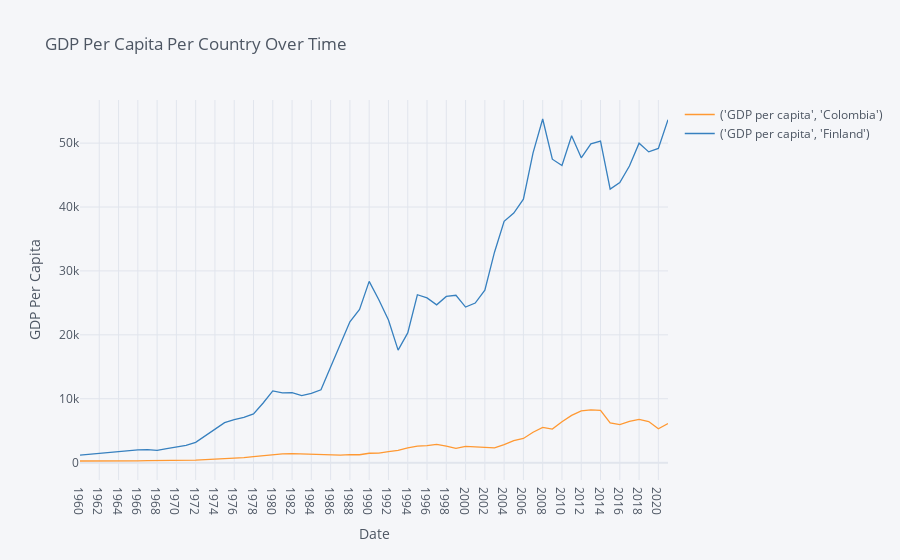

Write notebook code for a chart like this one.
### Markdown cell above
#### 1. We created an interactive plot that takes in a list of countries and compares their GDP per capita from 1960 to 2020.

### Code cell
#GDP per capital by country
GDP_indicators = {"NY.GDP.PCAP.CD": "GDP per capita"}
GDP_data = wbdata.get_dataframe(GDP_indicators, 
                                country = ['FIN', 'COL']).sort_values('date', ascending = True)
GDP_data = GDP_data.unstack('country')
GDP_data.head()
GDP_data.iplot(xTitle="Date",
               yTitle="GDP Per Capita",
               title="GDP Per Capita Per Country Over Time")

### Figure 1 — Plotly figure (JSON) as saved in the notebook; plotly's stock layout.template omitted (floating-point values rounded to 4 significant figures)
{"data": [{"line": {"color": "rgba(255, 153, 51, 1.0)", "dash": "solid", "shape": "linear", "width": 1.3}, "mode": "lines", "name": "('GDP per capita', 'Colombia')", "text": "", "type": "scatter", "x": ["1960", "1961", "1962", "1963", "1964", "1965", "1966", "1967", "1968", "1969", "1970", "1971", "1972", "1973", "1974", "1975", "1976", "1977", "1978", "1979", "1980", "1981", "1982", "1983", "1984", "1985", "1986", "1987", "1988", "1989", "1990", "1991", "1992", "1993", "1994", "1995", "1996", "1997", "1998", "1999", "2000", "2001", "2002", "2003", "2004", "2005", "2006", "2007", "2008", "2009", "2010", "2011", "2012", "2013", "2014", "2015", "2016", "2017", "2018", "2019", "2020", "2021"], "y": [257.0, 280.6, 296.9, 281.0, 336.7, 315.2, 288.6, 301.1, 299.9, 316.3, 344.3, 365.3, 396.0, 460.6, 540.2, 559.7, 641.6, 796.6, 930.4, 1092.0, 1276.0, 1358.0, 1422.0, 1381.0, 1333.0, 1190.0, 1166.0, 1189.0, 1255.0, 1239.0, 1468.0, 1478.0, 1721.0, 1920.0, 2315.0, 2572.0, 2652.0, 2860.0, 2594.0, 2234.0, 2547.0, 2465.0, 2422.0, 2305.0, 2811.0, 3449.0, 3779.0, 4761.0, 5527.0, 5244.0, 6394.0, 7392.0, 8102.0, 8264.0, 8165.0, 6228.0, 5938.0, 6450.0, 6782.0, 6438.0, 5307.0, 6104.0]}, {"line": {"color": "rgba(55, 128, 191, 1.0)", "dash": "solid", "shape": "linear", "width": 1.3}, "mode": "lines", "name": "('GDP per capita', 'Finland')", "text": "", "type": "scatter", "x": ["1960", "1961", "1962", "1963", "1964", "1965", "1966", "1967", "1968", "1969", "1970", "1971", "1972", "1973", "1974", "1975", "1976", "1977", "1978", "1979", "1980", "1981", "1982", "1983", "1984", "1985", "1986", "1987", "1988", "1989", "1990", "1991", "1992", "1993", "1994", "1995", "1996", "1997", "1998", "1999", "2000", "2001", "2002", "2003", "2004", "2005", "2006", "2007", "2008", "2009", "2010", "2011", "2012", "2013", "2014", "2015", "2016", "2017", "2018", "2019", "2020", "2021"], "y": [1179.0, 1327.0, 1412.0, 1522.0, 1708.0, 1882.0, 2010.0, 2034.0, 1907.0, 2178.0, 2466.0, 2716.0, 3178.0, 4173.0, 5298.0, 6256.0, 6740.0, 7069.0, 7629.0, 9332.0, 11220.0, 10930.0, 10940.0, 10500.0, 10830.0, 11400.0, 14950.0, 18570.0, 22050.0, 23970.0, 28360.0, 25480.0, 22320.0, 17610.0, 20300.0, 26270.0, 25780.0, 24690.0, 26010.0, 26190.0, 24350.0, 24970.0, 27000.0, 32930.0, 37770.0, 39050.0, 41220.0, 48480.0, 53770.0, 47480.0, 46510.0, 51150.0, 47710.0, 49890.0, 50330.0, 42800.0, 43810.0, 46410.0, 49990.0, 48630.0, 49170.0, 53650.0]}], "layout": {"legend": {"bgcolor": "#F5F6F9", "font": {"color": "#4D5663"}}, "paper_bgcolor": "#F5F6F9", "plot_bgcolor": "#F5F6F9", "title": {"font": {"color": "#4D5663"}, "text": "GDP Per Capita Per Country Over Time"}, "xaxis": {"gridcolor": "#E1E5ED", "showgrid": true, "tickfont": {"color": "#4D5663"}, "title": {"font": {"color": "#4D5663"}, "text": "Date"}, "zerolinecolor": "#E1E5ED"}, "yaxis": {"gridcolor": "#E1E5ED", "showgrid": true, "tickfont": {"color": "#4D5663"}, "title": {"font": {"color": "#4D5663"}, "text": "GDP Per Capita"}, "zerolinecolor": "#E1E5ED"}}}
